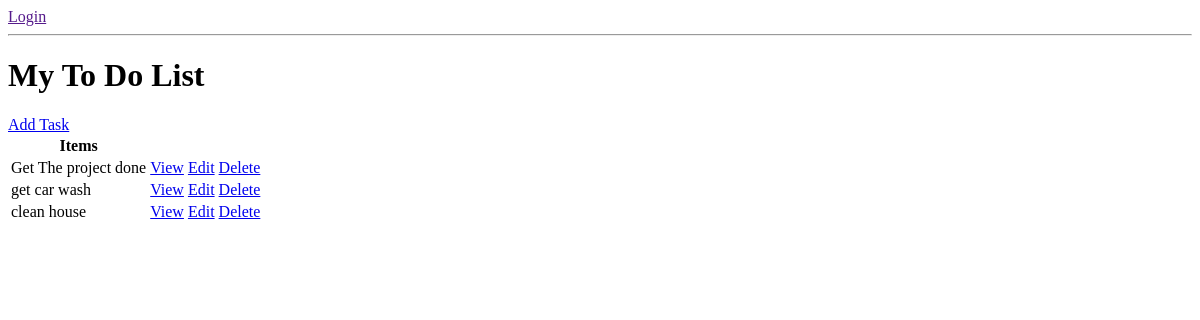
/, run on an earlier commit of the app's database.
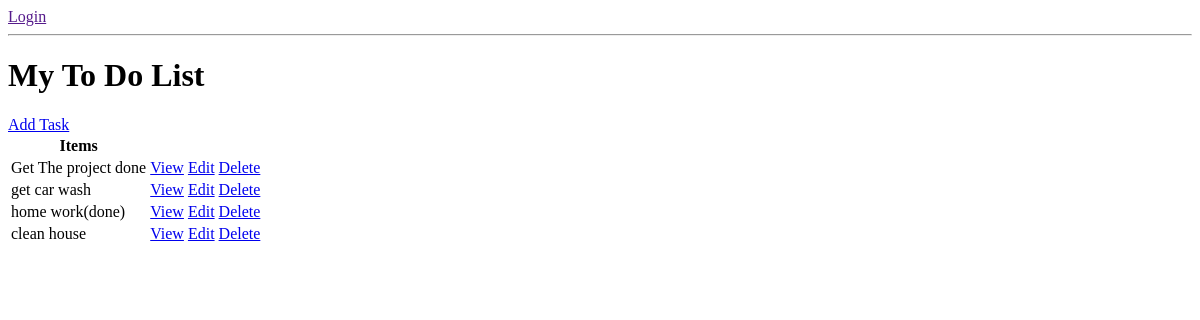
And on a later commit of the database.
### base/models.py (models this page shows, shortened)
class Task(models.Model):
    user = models.ForeignKey(User, on_delete=models.CASCADE, null=True, blank=True)
    title = models.CharField(max_length=200)
    description = models.TextField(null=True, blank=True)
    complete = models.BooleanField(default=False)
    create = models.DateTimeField(auto_now_add=True)
    class Meta:
        ordering = ['complete']#any complete task will go the bottom of the listss

### base/views.py (the view)
# urls.py: path('', TaskList.as_view(), name='tasks'), #this is base url that is empty string in the beginning
class TaskList(ListView):
    model = Task#this class now search for templates that has name like - Task_list.html
    context_object_name = 'tasks'

### base/templates/base/task_list.html
{% if request.user.is_authenticated %}
  <p>{{request.user}}</p>
  <a href="">Logout</a>
{% else  %}
  <a href="">Login</a>
{% endif %}
<hr>
<h1>My To Do List</h1>
<a href="{% url 'task-create' %}">Add Task</a>
<table>
    <tr>
        <th>Items</th>
        <th></th>
    </tr>
    {% for task in tasks %}
      <tr>
        <td>{{task.title}}</td>
        <td><a href="{% url 'task' task.id %}">View</a></td>
        <td><a href="{% url 'task-update' task.id %}">Edit </a></td>
        <td><a href="{% url 'task-delete' task.id %}">Delete</a></td>
      </tr>
      {% empty %}
      <h3>No Items in List</h3>
    {% endfor %}
</table>

What changed in the data, as far as the page shows it:
added Task: title "home work(done)"
